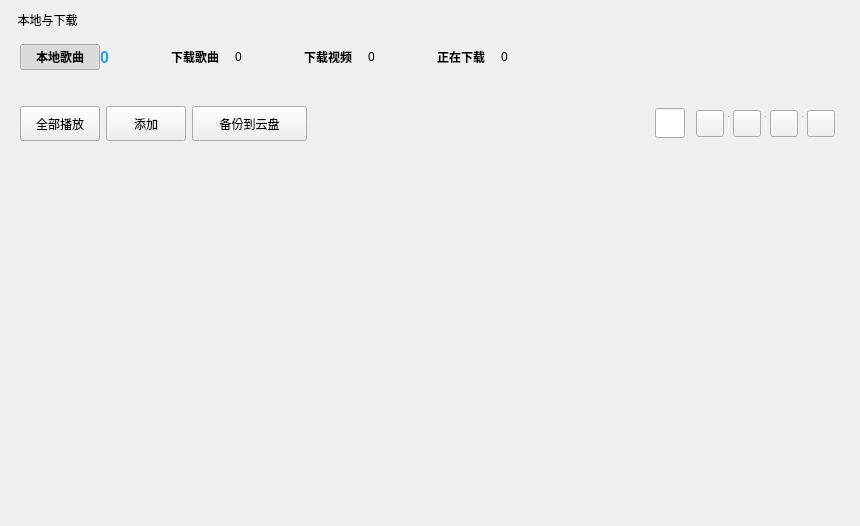
<?xml version="1.0" encoding="UTF-8"?>
<ui version="4.0">
 <class>LocalDownload</class>
 <widget class="QWidget" name="LocalDownload">
  <property name="geometry">
   <rect>
    <x>0</x>
    <y>0</y>
    <width>860</width>
    <height>526</height>
   </rect>
  </property>
  <property name="windowTitle">
   <string>LocalDownload</string>
  </property>
  <layout class="QVBoxLayout" name="verticalLayout">
   <item>
    <widget class="QLabel" name="local_download_label">
     <property name="font">
      <font>
       <bold>false</bold>
      </font>
     </property>
     <property name="text">
      <string>  本地与下载</string>
     </property>
    </widget>
   </item>
   <item>
    <widget class="QWidget" name="guide_widget" native="true">
     <layout class="QHBoxLayout" name="horizontalLayout_12">
      <item>
       <layout class="QVBoxLayout" name="verticalLayout_11">
        <property name="spacing">
         <number>0</number>
        </property>
        <item>
         <layout class="QHBoxLayout" name="horizontalLayout_7">
          <property name="spacing">
           <number>0</number>
          </property>
          <item>
           <widget class="QPushButton" name="local_music_pushButton">
            <property name="sizePolicy">
             <sizepolicy hsizetype="Preferred" vsizetype="Fixed">
              <horstretch>0</horstretch>
              <verstretch>0</verstretch>
             </sizepolicy>
            </property>
            <property name="minimumSize">
             <size>
              <width>75</width>
              <height>18</height>
             </size>
            </property>
            <property name="font">
             <font>
              <family>Microsoft YaHei UI</family>
              <bold>true</bold>
             </font>
            </property>
            <property name="text">
             <string>本地歌曲</string>
            </property>
            <property name="checkable">
             <bool>true</bool>
            </property>
            <property name="checked">
             <bool>true</bool>
            </property>
            <property name="autoExclusive">
             <bool>true</bool>
            </property>
            <property name="flat">
             <bool>true</bool>
            </property>
           </widget>
          </item>
          <item>
           <widget class="QLabel" name="local_music_number_label">
            <property name="font">
             <font>
              <pointsize>-1</pointsize>
              <bold>true</bold>
             </font>
            </property>
            <property name="styleSheet">
             <string notr="true">color:#26a1ff;font-size:16px;font-weight:bold;</string>
            </property>
            <property name="text">
             <string>0</string>
            </property>
           </widget>
          </item>
         </layout>
        </item>
        <item>
         <widget class="QLabel" name="idx1_lab">
          <property name="sizePolicy">
           <sizepolicy hsizetype="Preferred" vsizetype="Fixed">
            <horstretch>0</horstretch>
            <verstretch>0</verstretch>
           </sizepolicy>
          </property>
          <property name="minimumSize">
           <size>
            <width>25</width>
            <height>0</height>
           </size>
          </property>
          <property name="maximumSize">
           <size>
            <width>16777215</width>
            <height>12</height>
           </size>
          </property>
          <property name="styleSheet">
           <string notr="true">padding-top:0px;
margin-top:0px;</string>
          </property>
          <property name="text">
           <string/>
          </property>
          <property name="scaledContents">
           <bool>false</bool>
          </property>
          <property name="alignment">
           <set>Qt::AlignCenter</set>
          </property>
         </widget>
        </item>
       </layout>
      </item>
      <item>
       <spacer name="hs13">
        <property name="orientation">
         <enum>Qt::Horizontal</enum>
        </property>
        <property name="sizeType">
         <enum>QSizePolicy::Fixed</enum>
        </property>
        <property name="sizeHint" stdset="0">
         <size>
          <width>40</width>
          <height>20</height>
         </size>
        </property>
       </spacer>
      </item>
      <item>
       <layout class="QVBoxLayout" name="verticalLayout_12">
        <property name="spacing">
         <number>0</number>
        </property>
        <item>
         <layout class="QHBoxLayout" name="horizontalLayout_8">
          <property name="spacing">
           <number>0</number>
          </property>
          <item>
           <widget class="QPushButton" name="downloaded_music_pushButton">
            <property name="sizePolicy">
             <sizepolicy hsizetype="Preferred" vsizetype="Fixed">
              <horstretch>0</horstretch>
              <verstretch>0</verstretch>
             </sizepolicy>
            </property>
            <property name="minimumSize">
             <size>
              <width>75</width>
              <height>18</height>
             </size>
            </property>
            <property name="font">
             <font>
              <family>Microsoft YaHei UI</family>
              <bold>true</bold>
             </font>
            </property>
            <property name="text">
             <string>下载歌曲</string>
            </property>
            <property name="checkable">
             <bool>true</bool>
            </property>
            <property name="checked">
             <bool>false</bool>
            </property>
            <property name="autoExclusive">
             <bool>true</bool>
            </property>
            <property name="flat">
             <bool>true</bool>
            </property>
           </widget>
          </item>
          <item>
           <widget class="QLabel" name="downloaded_music_number_label">
            <property name="text">
             <string>0</string>
            </property>
           </widget>
          </item>
         </layout>
        </item>
        <item>
         <widget class="QLabel" name="idx2_lab">
          <property name="sizePolicy">
           <sizepolicy hsizetype="Preferred" vsizetype="Fixed">
            <horstretch>0</horstretch>
            <verstretch>0</verstretch>
           </sizepolicy>
          </property>
          <property name="maximumSize">
           <size>
            <width>16777215</width>
            <height>12</height>
           </size>
          </property>
          <property name="styleSheet">
           <string notr="true">padding-top:0px;
margin-top:0px;</string>
          </property>
          <property name="text">
           <string/>
          </property>
          <property name="scaledContents">
           <bool>false</bool>
          </property>
          <property name="alignment">
           <set>Qt::AlignCenter</set>
          </property>
         </widget>
        </item>
       </layout>
      </item>
      <item>
       <spacer name="hs14">
        <property name="orientation">
         <enum>Qt::Horizontal</enum>
        </property>
        <property name="sizeType">
         <enum>QSizePolicy::Fixed</enum>
        </property>
        <property name="sizeHint" stdset="0">
         <size>
          <width>40</width>
          <height>20</height>
         </size>
        </property>
       </spacer>
      </item>
      <item>
       <layout class="QVBoxLayout" name="verticalLayout_14">
        <property name="spacing">
         <number>0</number>
        </property>
        <item>
         <layout class="QHBoxLayout" name="horizontalLayout_10">
          <property name="spacing">
           <number>0</number>
          </property>
          <item>
           <widget class="QPushButton" name="downloaded_video_pushButton">
            <property name="sizePolicy">
             <sizepolicy hsizetype="Preferred" vsizetype="Fixed">
              <horstretch>0</horstretch>
              <verstretch>0</verstretch>
             </sizepolicy>
            </property>
            <property name="minimumSize">
             <size>
              <width>75</width>
              <height>18</height>
             </size>
            </property>
            <property name="font">
             <font>
              <family>Microsoft YaHei UI</family>
              <bold>true</bold>
             </font>
            </property>
            <property name="text">
             <string>下载视频</string>
            </property>
            <property name="checkable">
             <bool>true</bool>
            </property>
            <property name="checked">
             <bool>false</bool>
            </property>
            <property name="autoExclusive">
             <bool>true</bool>
            </property>
            <property name="flat">
             <bool>true</bool>
            </property>
           </widget>
          </item>
          <item>
           <widget class="QLabel" name="downloaded_video_number_label">
            <property name="text">
             <string>0</string>
            </property>
           </widget>
          </item>
         </layout>
        </item>
        <item>
         <widget class="QLabel" name="idx3_lab">
          <property name="sizePolicy">
           <sizepolicy hsizetype="Preferred" vsizetype="Fixed">
            <horstretch>0</horstretch>
            <verstretch>0</verstretch>
           </sizepolicy>
          </property>
          <property name="maximumSize">
           <size>
            <width>16777215</width>
            <height>12</height>
           </size>
          </property>
          <property name="styleSheet">
           <string notr="true">padding-top:0px;
margin-top:0px;</string>
          </property>
          <property name="text">
           <string/>
          </property>
          <property name="scaledContents">
           <bool>false</bool>
          </property>
          <property name="alignment">
           <set>Qt::AlignCenter</set>
          </property>
         </widget>
        </item>
       </layout>
      </item>
      <item>
       <spacer name="hs15">
        <property name="orientation">
         <enum>Qt::Horizontal</enum>
        </property>
        <property name="sizeType">
         <enum>QSizePolicy::Fixed</enum>
        </property>
        <property name="sizeHint" stdset="0">
         <size>
          <width>40</width>
          <height>20</height>
         </size>
        </property>
       </spacer>
      </item>
      <item>
       <layout class="QVBoxLayout" name="verticalLayout_13">
        <property name="spacing">
         <number>0</number>
        </property>
        <item>
         <layout class="QHBoxLayout" name="horizontalLayout_11">
          <property name="spacing">
           <number>0</number>
          </property>
          <item>
           <widget class="QPushButton" name="downloading_pushButton">
            <property name="sizePolicy">
             <sizepolicy hsizetype="Preferred" vsizetype="Fixed">
              <horstretch>0</horstretch>
              <verstretch>0</verstretch>
             </sizepolicy>
            </property>
            <property name="minimumSize">
             <size>
              <width>75</width>
              <height>18</height>
             </size>
            </property>
            <property name="font">
             <font>
              <family>Microsoft YaHei UI</family>
              <bold>true</bold>
             </font>
            </property>
            <property name="text">
             <string>正在下载</string>
            </property>
            <property name="checkable">
             <bool>true</bool>
            </property>
            <property name="checked">
             <bool>false</bool>
            </property>
            <property name="autoExclusive">
             <bool>true</bool>
            </property>
            <property name="flat">
             <bool>true</bool>
            </property>
           </widget>
          </item>
          <item>
           <widget class="QLabel" name="downloading_number_label">
            <property name="text">
             <string>0</string>
            </property>
           </widget>
          </item>
         </layout>
        </item>
        <item>
         <widget class="QLabel" name="idx4_lab">
          <property name="sizePolicy">
           <sizepolicy hsizetype="Preferred" vsizetype="Fixed">
            <horstretch>0</horstretch>
            <verstretch>0</verstretch>
           </sizepolicy>
          </property>
          <property name="maximumSize">
           <size>
            <width>16777215</width>
            <height>12</height>
           </size>
          </property>
          <property name="styleSheet">
           <string notr="true">padding-top:0px;
margin-top:0px;</string>
          </property>
          <property name="text">
           <string/>
          </property>
          <property name="scaledContents">
           <bool>false</bool>
          </property>
          <property name="alignment">
           <set>Qt::AlignCenter</set>
          </property>
         </widget>
        </item>
       </layout>
      </item>
      <item>
       <spacer name="hs12">
        <property name="orientation">
         <enum>Qt::Horizontal</enum>
        </property>
        <property name="sizeHint" stdset="0">
         <size>
          <width>40</width>
          <height>20</height>
         </size>
        </property>
       </spacer>
      </item>
     </layout>
    </widget>
   </item>
   <item>
    <widget class="QWidget" name="operation_widget" native="true">
     <layout class="QHBoxLayout" name="horizontalLayout_9">
      <item>
       <widget class="QToolButton" name="local_play_toolButton">
        <property name="minimumSize">
         <size>
          <width>80</width>
          <height>35</height>
         </size>
        </property>
        <property name="cursor">
         <cursorShape>PointingHandCursor</cursorShape>
        </property>
        <property name="toolTip">
         <string>顺序播放</string>
        </property>
        <property name="text">
         <string>全部播放</string>
        </property>
        <property name="toolButtonStyle">
         <enum>Qt::ToolButtonTextBesideIcon</enum>
        </property>
       </widget>
      </item>
      <item>
       <widget class="QToolButton" name="local_add_toolButton">
        <property name="minimumSize">
         <size>
          <width>80</width>
          <height>35</height>
         </size>
        </property>
        <property name="cursor">
         <cursorShape>PointingHandCursor</cursorShape>
        </property>
        <property name="toolTip">
         <string>添加歌曲</string>
        </property>
        <property name="text">
         <string>添加</string>
        </property>
        <property name="toolButtonStyle">
         <enum>Qt::ToolButtonTextBesideIcon</enum>
        </property>
       </widget>
      </item>
      <item>
       <widget class="QToolButton" name="upload_toolButton">
        <property name="minimumSize">
         <size>
          <width>115</width>
          <height>35</height>
         </size>
        </property>
        <property name="cursor">
         <cursorShape>PointingHandCursor</cursorShape>
        </property>
        <property name="toolTip">
         <string>上传到云</string>
        </property>
        <property name="text">
         <string>备份到云盘</string>
        </property>
        <property name="toolButtonStyle">
         <enum>Qt::ToolButtonTextBesideIcon</enum>
        </property>
       </widget>
      </item>
      <item>
       <spacer name="horizontalSpacer_16">
        <property name="orientation">
         <enum>Qt::Horizontal</enum>
        </property>
        <property name="sizeHint" stdset="0">
         <size>
          <width>40</width>
          <height>20</height>
         </size>
        </property>
       </spacer>
      </item>
      <item>
       <widget class="MySearchLineEdit" name="local_search_lineEdit">
        <property name="sizePolicy">
         <sizepolicy hsizetype="Fixed" vsizetype="Fixed">
          <horstretch>0</horstretch>
          <verstretch>0</verstretch>
         </sizepolicy>
        </property>
        <property name="minimumSize">
         <size>
          <width>30</width>
          <height>30</height>
         </size>
        </property>
        <property name="maximumSize">
         <size>
          <width>30</width>
          <height>30</height>
         </size>
        </property>
        <property name="placeholderText">
         <string/>
        </property>
       </widget>
      </item>
      <item>
       <widget class="QWidget" name="small_widget" native="true">
        <layout class="QHBoxLayout" name="horizontalLayout_14">
         <property name="spacing">
          <number>4</number>
         </property>
         <property name="leftMargin">
          <number>5</number>
         </property>
         <property name="topMargin">
          <number>2</number>
         </property>
         <property name="rightMargin">
          <number>5</number>
         </property>
         <property name="bottomMargin">
          <number>2</number>
         </property>
         <item>
          <widget class="QToolButton" name="local_share_toolButton">
           <property name="cursor">
            <cursorShape>PointingHandCursor</cursorShape>
           </property>
           <property name="toolTip">
            <string>分享</string>
           </property>
           <property name="text">
            <string/>
           </property>
           <property name="iconSize">
            <size>
             <width>20</width>
             <height>20</height>
            </size>
           </property>
          </widget>
         </item>
         <item>
          <widget class="Line" name="line_2">
           <property name="sizePolicy">
            <sizepolicy hsizetype="Fixed" vsizetype="Fixed">
             <horstretch>0</horstretch>
             <verstretch>0</verstretch>
            </sizepolicy>
           </property>
           <property name="minimumSize">
            <size>
             <width>1</width>
             <height>15</height>
            </size>
           </property>
           <property name="maximumSize">
            <size>
             <width>1</width>
             <height>16777215</height>
            </size>
           </property>
           <property name="font">
            <font>
             <family>宋体</family>
            </font>
           </property>
           <property name="lineWidth">
            <number>1</number>
           </property>
           <property name="orientation">
            <enum>Qt::Vertical</enum>
           </property>
          </widget>
         </item>
         <item>
          <widget class="QToolButton" name="local_zhuanji_toolButton">
           <property name="cursor">
            <cursorShape>PointingHandCursor</cursorShape>
           </property>
           <property name="toolTip">
            <string>专辑</string>
           </property>
           <property name="text">
            <string/>
           </property>
           <property name="iconSize">
            <size>
             <width>20</width>
             <height>20</height>
            </size>
           </property>
          </widget>
         </item>
         <item>
          <widget class="Line" name="line_3">
           <property name="sizePolicy">
            <sizepolicy hsizetype="Fixed" vsizetype="Fixed">
             <horstretch>0</horstretch>
             <verstretch>0</verstretch>
            </sizepolicy>
           </property>
           <property name="minimumSize">
            <size>
             <width>1</width>
             <height>15</height>
            </size>
           </property>
           <property name="maximumSize">
            <size>
             <width>1</width>
             <height>16777215</height>
            </size>
           </property>
           <property name="font">
            <font>
             <family>宋体</family>
            </font>
           </property>
           <property name="orientation">
            <enum>Qt::Vertical</enum>
           </property>
          </widget>
         </item>
         <item>
          <widget class="QToolButton" name="local_sort_toolButton">
           <property name="cursor">
            <cursorShape>PointingHandCursor</cursorShape>
           </property>
           <property name="toolTip">
            <string>歌手</string>
           </property>
           <property name="text">
            <string/>
           </property>
           <property name="iconSize">
            <size>
             <width>20</width>
             <height>20</height>
            </size>
           </property>
          </widget>
         </item>
         <item>
          <widget class="Line" name="line_4">
           <property name="sizePolicy">
            <sizepolicy hsizetype="Fixed" vsizetype="Fixed">
             <horstretch>0</horstretch>
             <verstretch>0</verstretch>
            </sizepolicy>
           </property>
           <property name="minimumSize">
            <size>
             <width>1</width>
             <height>15</height>
            </size>
           </property>
           <property name="maximumSize">
            <size>
             <width>1</width>
             <height>16777215</height>
            </size>
           </property>
           <property name="font">
            <font>
             <family>宋体</family>
            </font>
           </property>
           <property name="orientation">
            <enum>Qt::Vertical</enum>
           </property>
          </widget>
         </item>
         <item>
          <widget class="QToolButton" name="local_batch_toolButton">
           <property name="cursor">
            <cursorShape>PointingHandCursor</cursorShape>
           </property>
           <property name="toolTip">
            <string>批量操作</string>
           </property>
           <property name="text">
            <string/>
           </property>
           <property name="iconSize">
            <size>
             <width>20</width>
             <height>20</height>
            </size>
           </property>
          </widget>
         </item>
        </layout>
       </widget>
      </item>
     </layout>
    </widget>
   </item>
   <item>
    <widget class="QWidget" name="local_song_list_widget" native="true">
     <property name="sizePolicy">
      <sizepolicy hsizetype="Expanding" vsizetype="Expanding">
       <horstretch>0</horstretch>
       <verstretch>0</verstretch>
      </sizepolicy>
     </property>
     <layout class="QVBoxLayout" name="verticalLayout_10"/>
    </widget>
   </item>
  </layout>
 </widget>
 <customwidgets>
  <customwidget>
   <class>MySearchLineEdit</class>
   <extends>QLineEdit</extends>
   <header>MySearchLineEdit.h</header>
  </customwidget>
 </customwidgets>
 <resources/>
 <connections/>
</ui>
